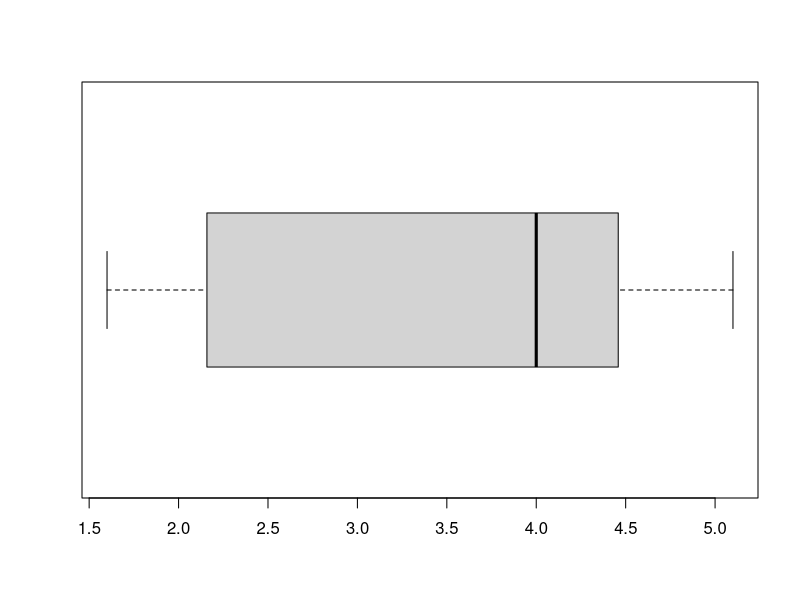

This chart was generated by the following R code:
f_eruptions <- faithful$eruptions
f_eruptions
# Variance
var_eruptions <- var(f_eruptions)
print(paste0("Variance -> ", var_eruptions))

# Standard Deviation
sd_eruptions <- sd(f_eruptions)
print(paste0("Standar Deviation -> ", sd_eruptions))

# Media
mean_eruptions <- mean(f_eruptions)
print(paste0("Mean -> ", mean_eruptions))


# Coeficiente de varación
cv_eruptions <- sd(f_eruptions) / mean(f_eruptions)
print(paste0("Coeficiente de Varación -> ", cv_eruptions))

# Quartiles
quantile(f_eruptions)

# Resta del cuarto cuartil (75%) menos el segundo cuartil (25%)
IQR(f_eruptions)

boxplot(f_eruptions, horizontal = T, range = 3)